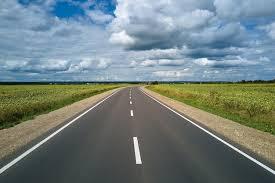
#> input picture lane_image.jpg, 275 x 183 px
$ python -i video.py   (imports and definitions only)
#> lines starting #> are read from the running program, lines starting #| are printed output that depends on the picture
#> further down, picture is the input picture: shape (183, 275, 3); mean B, G, R 127.4, 128, 114
import cv2
import numpy as np
from ultralytics import YOLO
import time
import os

# Load YOLOv8 Model
# [1 line not run here, left out]
# [1 line that did not run here, left out]
# [1 line not run here, left out]

def enhance_frame(frame):
    # Convert to LAB color space
    lab = cv2.cvtColor(frame, cv2.COLOR_BGR2LAB)
#> lab: shape (183, 275, 3); mean of channels 0, 1, 2 133.1, 124.2, 127
    l, a, b = cv2.split(lab)
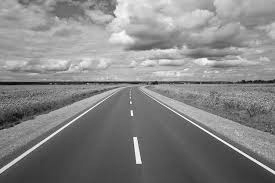
#> l: shape (183, 275); min 7, max 255, mean 133.1
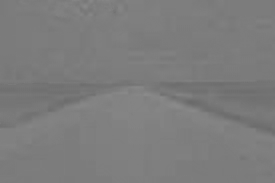
#> a: shape (183, 275); min 106, max 139, mean 124.2
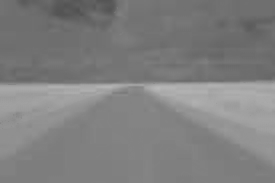
#> b: shape (183, 275); min 81, max 185, mean 127

    # Apply CLAHE to L channel
    clahe = cv2.createCLAHE(clipLimit=3.0, tileGridSize=(8, 8))
    cl = clahe.apply(l)
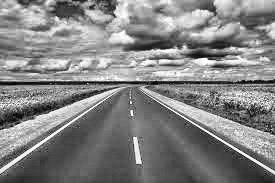
#> cl: shape (183, 275); min 3, max 255, mean 131.3

    # Merge channels and convert back to BGR
    enhanced_lab = cv2.merge((cl, a, b))
#> enhanced_lab: shape (183, 275, 3); mean of channels 0, 1, 2 131.3, 124.2, 127
    return cv2.cvtColor(enhanced_lab, cv2.COLOR_LAB2BGR)
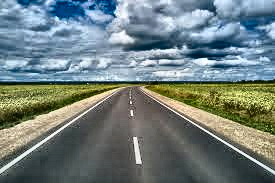
#> returned value: shape (183, 275, 3); mean B, G, R 126, 127.1, 113

# [116 lines left out: functions process_video, main, not called in this run]
# [2 lines not run here, left out]

>>> import cv2
>>> picture = cv2.imread('lane_image.jpg')
>>> result = enhance_frame(picture)

$ run again, on road_img.jpg
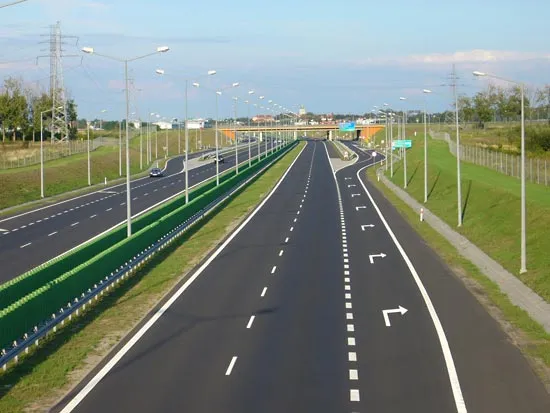
#> input picture road_img.jpg, 550 x 413 px
#> picture is the input picture: shape (413, 550, 3); mean B, G, R 122.4, 133.6, 123.4
#> lab: shape (413, 550, 3); mean of channels 0, 1, 2 137.8, 122.9, 133.2
#> in enhance_frame, `cl = clahe.apply(l)`:
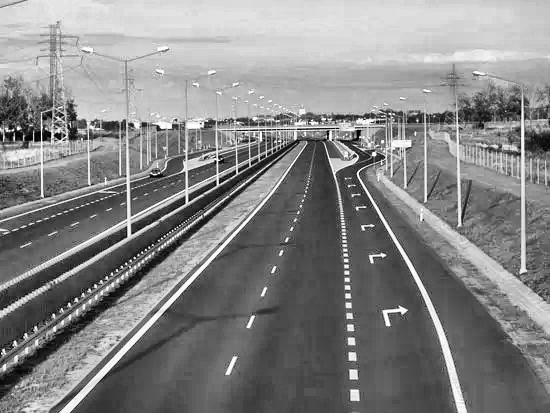
#> cl: shape (413, 550); min 1, max 255, mean 134.1
#> enhanced_lab: shape (413, 550, 3); mean of channels 0, 1, 2 134.1, 122.9, 133.2
#> in enhance_frame, `return cv2.cvtColor(enhanced_lab, cv2.COLOR_LAB2BGR)`:
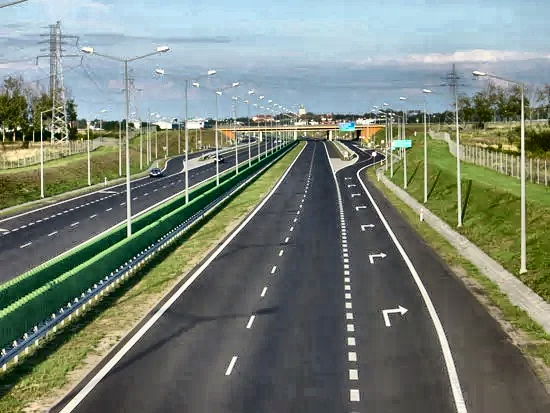
#> returned value: shape (413, 550, 3); mean B, G, R 118.9, 130.3, 120.1
